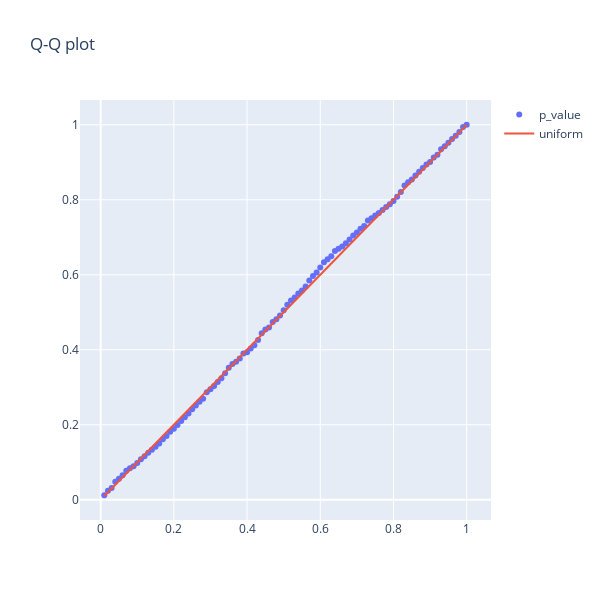

The code cell stored with this chart in its notebook:
### Markdown cell above
T-test, экспоненциальное распределение

### Code cell
plot_qq(stats.expon.rvs, stats.ttest_ind)
